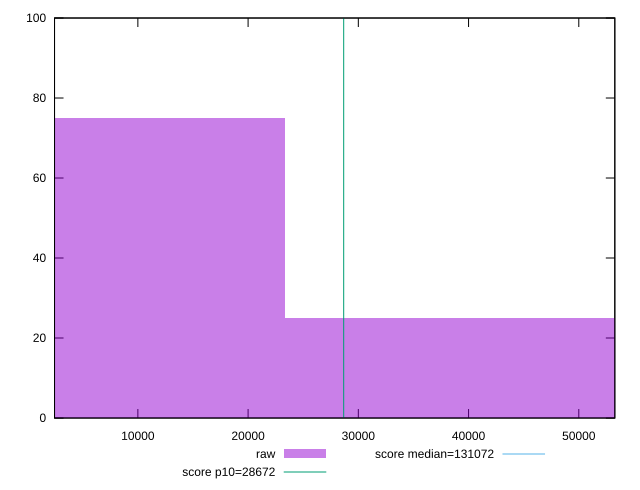

Here is the gnuplot script that generated this plot:
reset

$raw <<EOF
0 75
46614.01277128852 25
EOF

set key outside below
set boxwidth 46614.01277128852
set xrange [2440:53269]
set yrange [0:100]
set trange [0:100]
set style fill transparent solid 0.5 noborder

set parametric
set terminal svg size 640, 490 enhanced background rgb 'white'
set output "report_00009_2021-02-08T22-37-41.559Z/uses-long-cache-ttl/samples/pages+cached+noadtech+nomedia+nocss/raw/histogram.svg"

plot $raw title "raw" with boxes, \
     28672,t title "score p10=28672", \
     131072,t title "score median=131072"

reset
